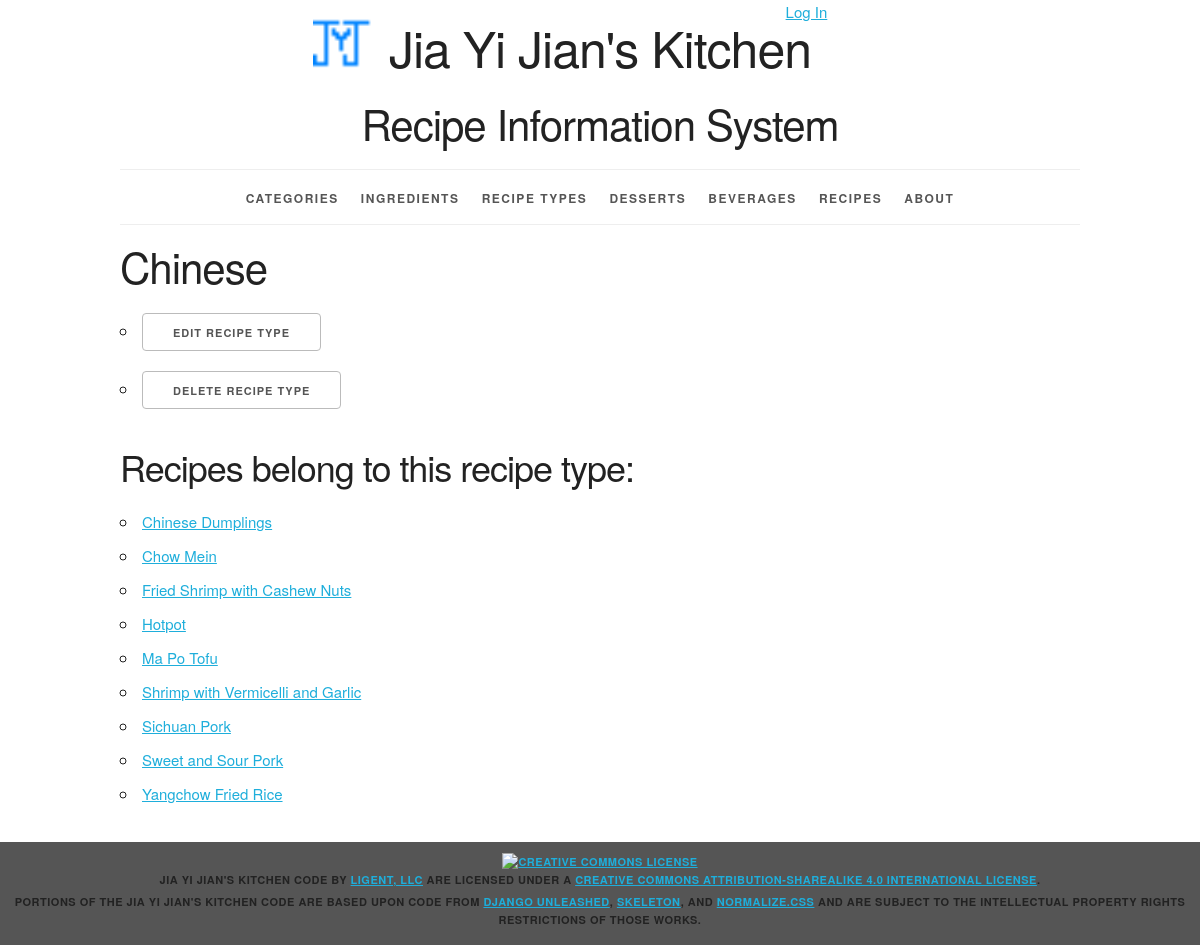
The page /recipe_types/6/ on the database its author committed.
### recipeinfo/models.py (models this page shows, shortened)
class Recipe_Type(models.Model):
    recipe_type_id = models.AutoField(primary_key=True)
    recipe_type_name = models.CharField(max_length=45)
    def get_update_url(self):
        return reverse('recipeinfo_recipe_type_update_urlpattern', kwargs={'pk': self.pk})
    def get_delete_url(self):
        return reverse('recipeinfo_recipe_type_delete_urlpattern',kwargs={'pk': self.pk})
    class Meta:
        ordering = ['recipe_type_name']

class Recipe(models.Model):
    recipe_id = models.AutoField(primary_key=True)
    recipe_name = models.CharField(max_length=45)
    recipe_type = models.ForeignKey(Recipe_Type, related_name='recipes', on_delete=models.PROTECT)
    beverage = models.ForeignKey(Beverage, related_name='recipes', on_delete=models.PROTECT)
    dessert = models.ForeignKey(Dessert, related_name='recipes', on_delete=models.PROTECT, null=True)
    def __str__(self):
        return '%s' % (self.recipe_name)
    def get_absolute_url(self):
        return reverse('recipeinfo_recipe_detail_urlpattern', kwargs={'pk': self.pk})
    class Meta:
        ordering = ['recipe_name']
        unique_together = (('recipe_type', 'recipe_name'))

### recipeinfo/views.py (the view)
class Recipe_TypeDetail(View):
    def get(self, request, pk):
        recipe_type = get_object_or_404(Recipe_Type, pk=pk)
        recipe_list = recipe_type.recipes.all()
        return render(
            request,
            'recipeinfo/recipe_type_detail.html',
            {'recipe_type': recipe_type, 'recipe_list': recipe_list}
        )

### recipeinfo/templates/recipeinfo/recipe_type_detail.html (shortened to what this page needs)
{% extends 'recipeinfo/base.html' %}
{% block content %}
<h2>{{ recipe_type.recipe_type_name }}</h2>
    <ul>
    <li><a href="{{ recipe_type.get_update_url }}"
    class="button">Edit Recipe Type</a> </li>
    <li><a href="{{ recipe_type.get_delete_url }}"
    class="button">Delete Recipe Type</a></li>
    </ul>
<section>
    <h3>Recipes belong to this recipe type:</h3>
    <ul>
        {% for r in recipe_list %}
        <li>
            <a href="{{ r.get_absolute_url }}">{{ r }}</a>
        </li>
        {% empty %}
        <li><em>The recipe type currently does not have any recipes.</em></li>
        {% endfor %}
    </ul>
</section>
{% endblock %}

### recipeinfo/static/recipeinfo/skeleton.css (style rules this page uses)
html { font-size: 62.5%; }
body { font-size: 1.5em; line-height: 1.6; font-weight: 400; font-family: "Raleway", "HelveticaNeue", "Helvetica Neue", Helvetica, Arial, sans-serif; color: #222; }
h1, h2, h3, h4, h5, h6 { margin-top: 0; margin-bottom: 2rem; font-weight: 300; }
h2 { font-size: 3.6rem; line-height: 1.25; letter-spacing: -.1rem; }
h3 { font-size: 3.0rem; line-height: 1.3; letter-spacing: -.1rem; }
@media (min-width: 550px) { h2 { font-size: 4.2rem; } }
@media (min-width: 550px) { h3 { font-size: 3.6rem; } }
a { color: #1EAEDB; }
.button, button, input[type="submit"], input[type="reset"], input[type="button"] { display: inline-block; height: 38px; padding: 0 30px; color: #555; text-align: center; font-size: 11px; font-weight: 600; line-height: 38px; letter-spacing: .1rem; text-transform: uppercase; text-decoration: none; white-space: nowrap; background-color: transparent; border-radius: 4px; border: 1px solid #bbb; cursor: pointer; box-sizing: border-box; }
ul { list-style: circle inside; }
ol, ul { padding-left: 0; margin-top: 0; }
li { margin-bottom: 1rem; }
button, .button { margin-bottom: 1rem; }
pre, blockquote, dl, figure, table, p, ul, ol, form { margin-bottom: 2.5rem; }

### recipeinfo/static/recipeinfo/style.css (style rules this page uses)
html { height: 100%; background-color: #555; }
body { background-color: white; }

### rows shown on the page
Recipe_Type: recipe_type_name "Chinese"
Recipe: recipe_name "Chinese Dumplings"
Recipe: recipe_name "Chow Mein"
Recipe: recipe_name "Fried Shrimp with Cashew Nuts"
Recipe: recipe_name "Hotpot"
Recipe: recipe_name "Ma Po Tofu"
Recipe: recipe_name "Shrimp with Vermicelli and Garlic"
Recipe: recipe_name "Sichuan Pork"
Recipe: recipe_name "Sweet and Sour Pork"
Recipe: recipe_name "Yangchow Fried Rice"
